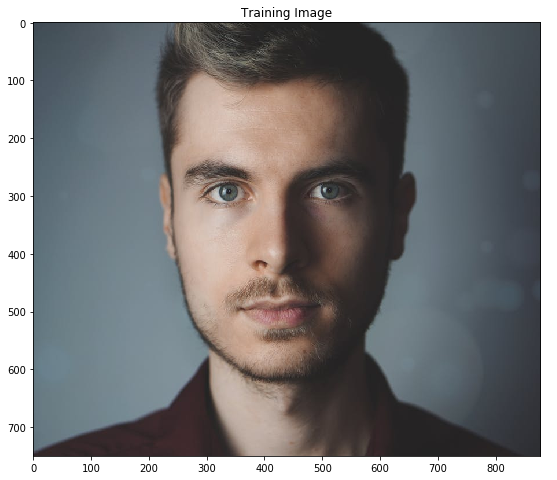
#> input picture programming homework 5/face1.png, 557 x 480 px
$ jupyter execute --allow-errors programlama_odev_5.ipynb   (shell and % lines are left out)
#> lines starting #> are read from the running program, lines starting #| are printed output that depends on the picture
### Display Image

[cell 1]
import cv2
import matplotlib.pyplot as plt
import numpy as np

# Load the image
image1 = cv2.imread('face1.png')
#> image1 is the input picture: shape (480, 557, 3); mean B, G, R 125.2, 124.3, 124.8

# Convert the training image to RGB
training_image = cv2.cvtColor(image1, cv2.COLOR_BGR2RGB)

# Convert the training image to gray scale
training_gray = cv2.cvtColor(training_image, cv2.COLOR_RGB2GRAY)
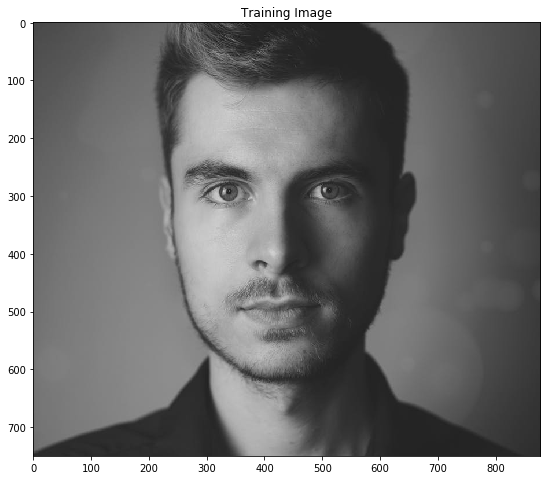
#> training_gray: shape (480, 557); min 0, max 255, mean 124.6

# Create test image by adding Scale Invariance and Rotational Invariance
test_image = cv2.pyrDown(training_image)
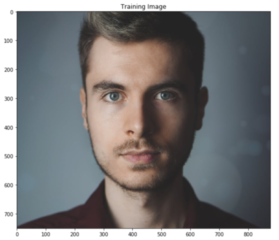
#> test_image: shape (240, 279, 3); mean R, G, B 125, 124.6, 125.5
test_image = cv2.pyrDown(test_image)
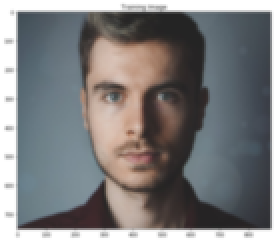
#> test_image: shape (120, 140, 3) (shown 2 times larger); mean R, G, B 125.5, 125.1, 125.9
num_rows, num_cols = test_image.shape[:2]
#> num_rows = 120; num_cols = 140

rotation_matrix = cv2.getRotationMatrix2D((num_cols/2, num_rows/2), 30, 1)
test_image = cv2.warpAffine(test_image, rotation_matrix, (num_cols, num_rows))
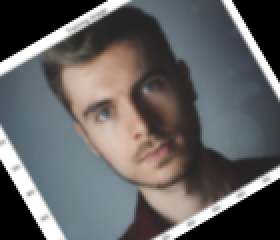
#> test_image: shape (120, 140, 3) (shown 2 times larger); mean R, G, B 98.3, 97.4, 97.8

test_gray = cv2.cvtColor(test_image, cv2.COLOR_RGB2GRAY)
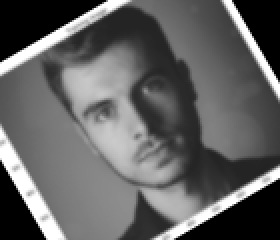
#> test_gray: shape (120, 140) (shown 2 times larger); min 0, max 255, mean 97.7

# Display traning image and testing image
fx, plots = plt.subplots(1, 2, figsize=(20,10))

plots[0].set_title("Training Image")
plots[0].imshow(training_image)

plots[1].set_title("Testing Image")
plots[1].imshow(test_image)
